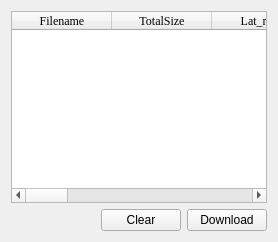
     <widget class="QWidget" name="results_tab">
      <property name="sizePolicy">
       <sizepolicy hsizetype="Expanding" vsizetype="Expanding">
        <horstretch>0</horstretch>
        <verstretch>0</verstretch>
       </sizepolicy>
      </property>
      <attribute name="title">
       <string>Results</string>
      </attribute>
      <layout class="QGridLayout" name="gridLayout_5">
       <item row="1" column="1">
        <widget class="QPushButton" name="btnClear">
         <property name="text">
          <string>Clear</string>
         </property>
        </widget>
       </item>
       <item row="1" column="2">
        <widget class="QPushButton" name="btnDownload">
         <property name="text">
          <string>Download</string>
         </property>
        </widget>
       </item>
       <item row="1" column="0">
        <spacer name="horizontalSpacer_14">
         <property name="orientation">
          <enum>Qt::Horizontal</enum>
         </property>
         <property name="sizeHint" stdset="0">
          <size>
           <width>40</width>
           <height>20</height>
          </size>
         </property>
        </spacer>
       </item>
       <item row="0" column="0" colspan="3">
        <widget class="QTableWidget" name="results_tableWidget">
         <property name="minimumSize">
          <size>
           <width>0</width>
           <height>0</height>
          </size>
         </property>
         <property name="font">
          <font>
           <family>Liberation Serif</family>
          </font>
         </property>
         <property name="sortingEnabled">
          <bool>true</bool>
         </property>
         <property name="columnCount">
          <number>11</number>
         </property>
         <column>
          <property name="text">
           <string>Filename</string>
          </property>
         </column>
         <column>
          <property name="text">
           <string>TotalSize</string>
          </property>
         </column>
         <column>
          <property name="text">
           <string>Lat_max</string>
          </property>
         </column>
         <column>
          <property name="text">
           <string>Lat_min</string>
          </property>
         </column>
         <column>
          <property name="text">
           <string>Lon_max</string>
          </property>
         </column>
         <column>
          <property name="text">
           <string>Lon_min</string>
          </property>
         </column>
         <column>
          <property name="text">
           <string>RelOrbit</string>
          </property>
         </column>
         <column>
          <property name="text">
           <string>NumGranules</string>
          </property>
         </column>
         <column>
          <property name="text">
           <string>Granules</string>
          </property>
         </column>
         <column>
          <property name="text">
           <string>CloudCover</string>
          </property>
         </column>
         <column>
          <property name="text">
           <string>UUID</string>
          </property>
         </column>
        </widget>
       </item>
      </layout>
     </widget>
